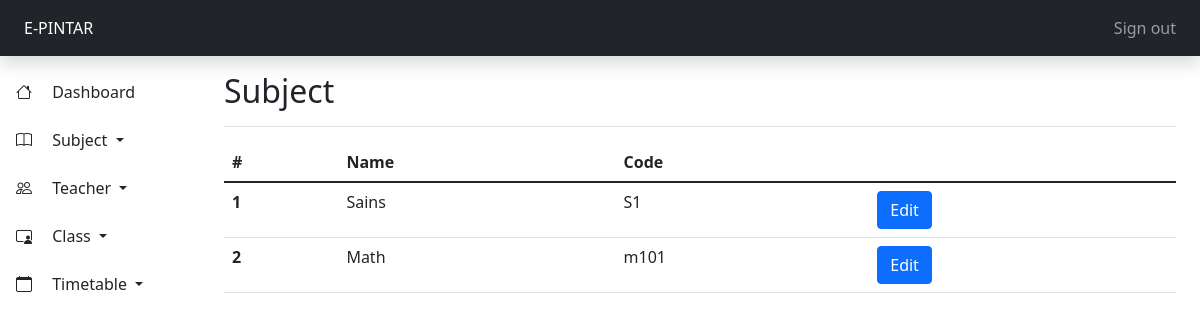
/admin/subject.php (signed in), run on the app's committed database.
### tables this page shows
CREATE TABLE `subjects` (
  `id` int(11) NOT NULL,
  `name` varchar(255) NOT NULL,
  `code` varchar(255) NOT NULL
);

### config/include.php (called while the page is built, shortened)
<?php
function route($path)
{
    return $_ENV['URL_PATH'] . $path;
}

### admin/controller/controller.php (called while the page is built, shortened)
<?php
$conn = mysqli_connect($_ENV['DB_HOST'], $_ENV['DB_USERNAME'], $_ENV['DB_PASSWORD'], $_ENV['DB_DATABASE']);
function mysqlj($query)
{
    global $conn;
    return mysqli_query($conn, $query);
}
function getSubjects()
{
    $results = array();
    $query = "SELECT * FROM subjects";
    $result = mysqlj($query);
    if ($result->num_rows > 0) {
        while ($row = mysqli_fetch_assoc($result)) {
            $results[] = $row;
        }
    }
    return $results;
}

### admin/subject.php (the view, shortened to what this page needs)
<?php
include('../config/include.php');
include(asset('admin/controller/controller.php'));
$subjects = getSubjects();
?>
<html lang="en">
<head>
    <link rel="stylesheet" href="https://cdn.jsdelivr.net/npm/bootstrap-icons@1.10.3/font/bootstrap-icons.css">
    <link rel="stylesheet" type="text/css" href="<?= route('css/style.css') ?>">
</head>
<body>
    <header class="navbar navbar-dark bg-dark flex-md-nowrap p-0 shadow p-2">
        <a class="navbar-brand col-md-3 col-lg-2 me-0 px-3 fs-6" href="<?= route('admin/') ?>"><?= $_ENV['APP_NAME'] ?></a>
        <div class="navbar-nav">
            <div class="nav-item text-nowrap">
                <a class="nav-link px-3" href="<?= route('admin/index.php?logout=1') ?>">Sign out</a>
            </div>
        </div>
    </header>
    <div class="container-fluid">
        <div class="row">
            <?php include(asset('admin/inc/sidebar.php')) ?>
            <main class="col-md-9 ms-sm-auto col-lg-10 px-md-4">
                <div class="d-flex justify-content-between flex-wrap flex-md-nowrap align-items-center pt-3 pb-2 mb-3 border-bottom">
                    <h1 class="h2">Subject</h1>
                </div>
                <table class="table">
                    <thead>
                        <tr>
                            <th scope="col">#</th>
                            <th scope="col">Name</th>
                            <th scope="col">Code</th>
                            <th scope="col"></th>
                        </tr>
                    </thead>
                    <tbody>
                        <?php foreach ($subjects as $subject) { ?>
                            <tr>
                                <th scope="row"><?= $subject['id'] ?></th>
                                <td><?= $subject['name'] ?></td>
                                <td><?= $subject['code'] ?></td>
                                <td>
                                    <a href="<?= route('admin/subject-edit.php?subject_id=' . $subject['id']) ?>" class="btn btn-primary">Edit</a>
                                </td>
                            </tr>
                        <?php } ?>
                    </tbody>
                </table>
            </main>
        </div>
    </div>
</body>
</html>

### data on the page
subjects: id "1", name "Sains", code "S1"
subjects: id "2", name "Math", code "m101"

### other printed values
$_ENV['APP_NAME'] "E-PINTAR"
